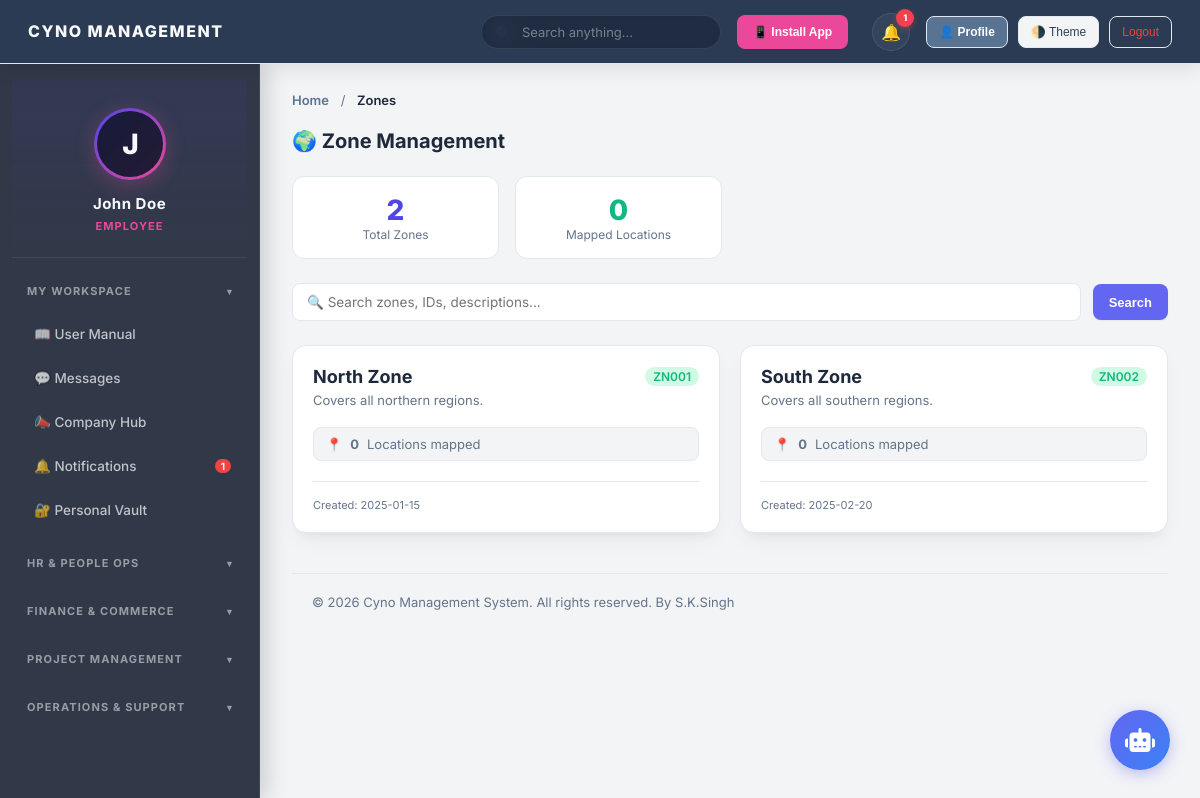
The page /zones.php (signed in) on the database its author committed.
### tables this page shows
CREATE TABLE zones (
        id INTEGER PRIMARY KEY AUTOINCREMENT,
        zone_id TEXT UNIQUE NOT NULL,
        zone_name TEXT NOT NULL,
        description TEXT,
        created_date TEXT
    );

### zones.php (the view, shortened to what this page needs)
<?php
require_once 'includes/header.php';
require_once 'includes/sidebar.php';
$searchQ = trim($_GET['q'] ?? '');
$sql = "SELECT z.*, (SELECT COUNT(*) FROM locations l WHERE l.zone = z.zone_name) as location_count FROM zones z WHERE 1=1";
$params = [];
$sql .= " ORDER BY z.zone_name ASC";
$stmt = $pdo->prepare($sql);
$stmt->execute($params);
$zones = $stmt->fetchAll(PDO::FETCH_ASSOC);
$totalZones = count($zones);
$totalLocationsMapped = $pdo->query("SELECT COUNT(*) FROM locations WHERE zone IN (SELECT zone_name FROM zones)")->fetchColumn();
?>
<div class="content-section active">
    <div class="section-header">
        <h2>🌍 Zone Management</h2>
    </div>
    <div style="display:grid; grid-template-columns:repeat(auto-fill,minmax(200px,1fr)); gap:16px; margin-bottom:24px;">
        <div class="stat-mini"><div style="font-size:28px;font-weight:800;color:#4f46e5;"><?= $totalZones ?></div><div style="font-size:12px;color:var(--text-muted);">Total Zones</div></div>
        <div class="stat-mini"><div style="font-size:28px;font-weight:800;color:#10b981;"><?= $totalLocationsMapped ?></div><div style="font-size:12px;color:var(--text-muted);">Mapped Locations</div></div>
    </div>
    <form method="GET" style="display:flex; gap:12px; flex-wrap:wrap; margin-bottom:24px; align-items:center;">
        <input type="text" name="q" value="<?= htmlspecialchars($searchQ) ?>" placeholder="🔍 Search zones, IDs, descriptions..." style="flex:1;min-width:200px;padding:10px 14px;border:1px solid var(--border-card);border-radius:8px;background:var(--input-bg);color:var(--text-body);">
        <button type="submit" class="add-button" style="background:#6366f1;">Search</button>
    </form>
    <?php if(empty($zones)): ?>
    <div style="text-align:center;padding:60px;color:var(--text-muted);">
        <div style="font-size:48px;margin-bottom:16px;">🗺️</div>
        <p>No zones found.</p>
    </div>
    <?php else: ?>
    <div class="zone-grid">
        <?php foreach($zones as $z): ?>
        <div class="zone-card">
            <div>
                <div class="zone-title">
                    <?= htmlspecialchars($z['zone_name']) ?>
                    <span class="zone-id"><?= htmlspecialchars($z['zone_id']) ?></span>
                </div>
                <div class="zone-desc"><?= nl2br(htmlspecialchars($z['description'] ?? 'No description provided.')) ?></div>
                <div style="display:flex; align-items:center; gap:8px; font-size:13px; color:var(--text-muted); background:var(--bg-body); padding:8px 12px; border-radius:8px; border:1px solid var(--border-card);">
                    <span>📍</span>
                    <strong><?= $z['location_count'] ?></strong> Locations mapped
                </div>
            </div>
            <div style="margin-top:20px; display:flex; justify-content:space-between; align-items:center; border-top:1px solid var(--border-card); padding-top:16px;">
                <span style="font-size:11px; color:var(--text-muted);">Created: <?= explode(' ', $z['created_date'])[0] ?></span>
            </div>
        </div>
        <?php endforeach; ?>
    </div>
    <?php endif; ?>
</div>
<?php require_once 'includes/footer.php'; ?>

### assets/css/style.css (style rules this page uses)
:root { --bg-body: #f3f4f6; --bg-header: #2a3b53; --bg-sidebar: #2a3b53; --bg-main: #f3f4f6; --bg-card: #ffffff; --bg-hover: rgba(255, 255, 255, 0.1); --border-card: #e2e8f0; --text-heading: #1e293b; --text-body: #334155; --text-muted: #64748b; --input-bg: #ffffff; --input-border: #cbd5e1; --table-header: #f8fafc; --primary-color: #597393; --primary-hover: #475f7e; --primary-light: rgba(255, 255, 255, 0.15); --success: #10b981; --warning: #f59e0b; --danger: #ef4444; --modal-overlay: rgba(15,23,42,0.6); --shadow-xs: 0 1px 2px 0 rgba(0, 0, 0, 0.05); --shadow-sm: 0 4px 6px -1px rgba(0, 0, 0, 0.05), 0 2px 4px -2px rgba(0, 0, 0, 0.05); --shadow-soft: 0 10px 25px -5px rgba(0, 0, 0, 0.05), 0 8px 10px -6px rgba(0, 0, 0, 0.05); --radius-sm: 8px; --radius-md: 12px; --radius-lg: 16px; --sidebar-w: 260px; --header-h: 64px; }
*, *::before, *::after { margin:0; padding:0; box-sizing:border-box; }
html { font-size:14px; -webkit-font-smoothing:antialiased; }
body { font-family:'Inter',system-ui,sans-serif; background:var(--bg-body); color:var(--text-body); min-height:100vh; overflow:hidden; }
h1,h2,h3,h4,h5,h6 { font-weight:600; color:var(--text-heading); line-height:1.3; }
.content-section.active { display:block; }
.section-header, .header-action { display:flex; justify-content:space-between; align-items:center; margin-bottom:22px; }
.section-header h2, .header-action h2 { font-size:20px; font-weight:700; color:var(--text-heading); margin:0; }
.add-button, .btn-primary, .btn, button.submit, .submit { display:inline-flex; align-items:center; gap:6px; height:36px; padding:0 16px; background:var(--primary-color); color:#fff; border:none; border-radius:var(--radius-sm); font-size:13px; font-weight:600; cursor:pointer; transition:background .2s, transform .1s, box-shadow .2s; white-space:nowrap; box-shadow:var(--shadow-xs); }
.form-group input, .form-group select, .form-group textarea, input[type="text"], input[type="email"], input[type="number"], input[type="password"], input[type="date"], input[type="month"], select, textarea { width:100%; padding:10px 14px; border:1px solid var(--input-border); border-radius:var(--radius-md); font-size:13.5px; font-family:inherit; background:var(--input-bg); color:var(--text-body); transition:border-color .2s ease, box-shadow .2s ease, transform .2s ease; outline:none; }
.content-section.active { animation: fadeInUp .35s ease-out; }

### zones.php (style rules this page uses)
.zone-grid { display: grid; grid-template-columns: repeat(auto-fill, minmax(320px, 1fr)); gap: 20px; }
.zone-card { background: var(--bg-card); border: 1px solid var(--border-card); border-radius: 14px; padding: 20px; box-shadow: var(--shadow-soft); transition: box-shadow 0.2s; display: flex; flex-direction: column; justify-content: space-between; }
.zone-title { font-size: 18px; font-weight: 700; color: var(--text-heading); margin-bottom: 4px; display: flex; justify-content: space-between; align-items: center; }
.zone-id { font-size: 12px; font-weight: 600; color: #10b981; background: #d1fae5; padding: 2px 8px; border-radius: 99px; }
.zone-desc { font-size: 13px; color: var(--text-muted); line-height: 1.5; margin-bottom: 16px; }
.stat-mini { background: var(--bg-card); border: 1px solid var(--border-card); border-radius: 12px; padding: 16px 24px; text-align: center; }

### rows shown on the page
zones: zone_name "North Zone", zone "ZN001", description "Covers all northern regions.", location_count "0", created_date "2025-01-15"
zones: zone_name "South Zone", zone "ZN002", description "Covers all southern regions.", location_count "0", created_date "2025-02-20"

### other values the page prints
$GLOBAL_SETTINGS['company_name'] "CYNO MANAGEMENT"
$_notifCount "1"
substr($_SESSION['name'],0,1) "J"
$_SESSION['name'] "John Doe"
$_SESSION['role'] "EMPLOYEE"
$nc "1"
$pageTitle "Zones"
$totalZones "2"
$totalLocationsMapped "0"
